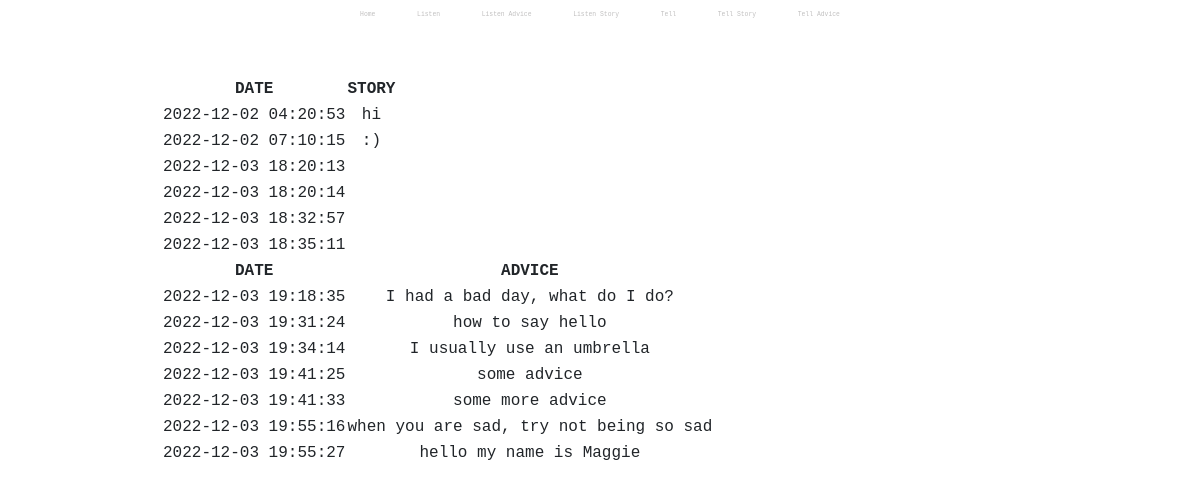
The app's page /listen, older data.
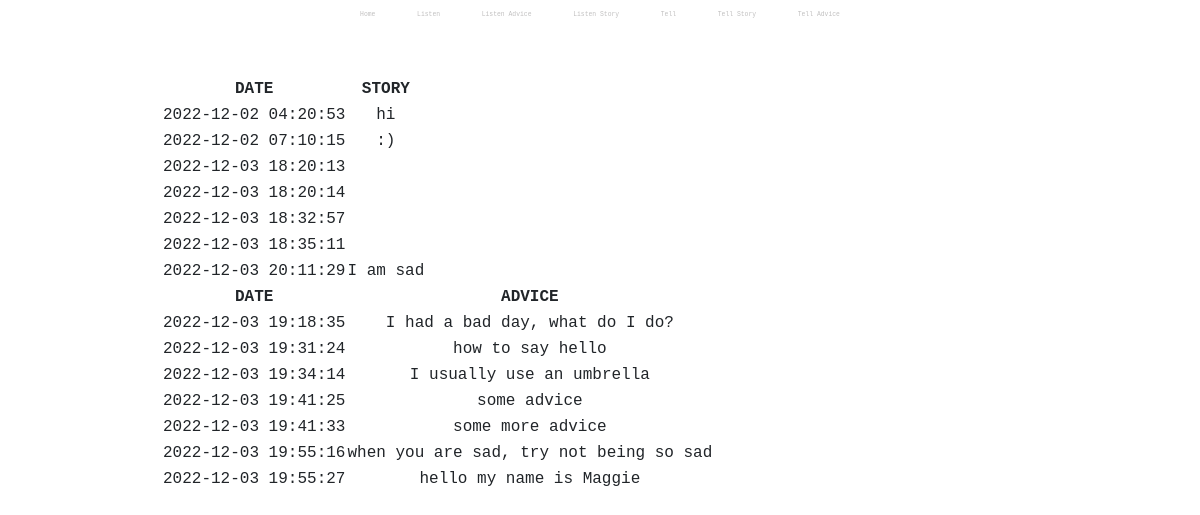
The same page, newer data.
### tables this page shows
CREATE TABLE post (
                    post_id INTEGER NOT NULL UNIQUE,
                    post_entry TEXT NOT NULL,
                    post_time DATETIME NOT NULL DEFAULT CURRENT_TIMESTAMP,
                    post_replyability text,
                    PRIMARY KEY(post_id AUTOINCREMENT)
                );

CREATE TABLE reply (
                    reply_id INTEGER NOT NULL UNIQUE,
                    post_id INTEGER,
                    reply_entry TEXT NOT NULL,
                    reply_time DATETIME NOT NULL DEFAULT CURRENT_TIMESTAMP,
                    PRIMARY KEY(reply_id AUTOINCREMENT),
                    FOREIGN KEY(post_id) REFERENCES post(post_id)
                );

### app.py (the view)
@app.route("/listen")
def listen():
    stories = db.execute("SELECT * FROM post ORDER BY post_time")
    advice = db.execute("SELECT * FROM reply ORDER BY reply_time")
    return render_template("listen.html", stories=stories, advice=advice)

### templates/listen.html (shortened to what this page needs)
{% extends "layout.html" %}
{% block main %}
<table>
    <thead>
        <tr>
        <th>DATE</th>
        <th>STORY</th>
        </tr>
    </thead>
    <tbody>
        {% for i in stories %}
        <tr>
            <td>{{ i.post_time }}</td>
            <td>{{ i.post_entry }}</td>
        </tr>
        {% endfor %}
    </tbody>
</table>
<table>
    <thead>
        <tr>
        <th>DATE</th>
        <th>ADVICE</th>
        </tr>
    </thead>
    <tbody>
        {% for i in advice %}
        <tr>
            <td>{{ i.reply_time }}</td>
            <td>{{ i.reply_entry }}</td>
        </tr>
        {% endfor %}
    </tbody>
</table>
{% endblock %}

### templates/layout.html (shortened to what this page needs)
<!DOCTYPE html>
<html lang="en">
    <head>
        <link href="https://cdn.jsdelivr.net/npm/bootstrap@5.1.3/dist/css/bootstrap.min.css" rel="stylesheet">
        <link href="/static/styles.css" rel="stylesheet">
    </head>
    <body>
        <nav>
            <a class="nav-link" href="/">Home</a>
            <a class="nav-link" href="/listen">Listen</a>
            <a class="nav-link" href="/listen_advice">Listen Advice</a>
            <a class="nav-link" href="/listen_story">Listen Story</a>
            <a class="nav-link" href="/tell">Tell</a>
            <a class="nav-link" href="/tell_story">Tell Story</a>
            <a class="nav-link" href="/tell_advice">Tell Advice</a>
        </nav>
        <main class="container-fluid py-5 text-center">
            {% block main %}{% endblock %}
        </main>
    </body>
</html>

### static/styles.css (style rules this page uses)
body { display: block; margin-left: auto; margin-right: auto; width: 75%; text-align: center; text-decoration: none; font-family: 'andale mono', monospace; }
a { text-decoration: none; }
nav { display: inline-block; text-decoration: none; }
.nav-link { display: inline-block; text-decoration: none; font-size: 40%; color: rgb(193, 192, 192); }

Row changes from the older to the newer data that the page shows:
added post: post_time "2022-12-03 20:11:29", post_entry "I am sad"
